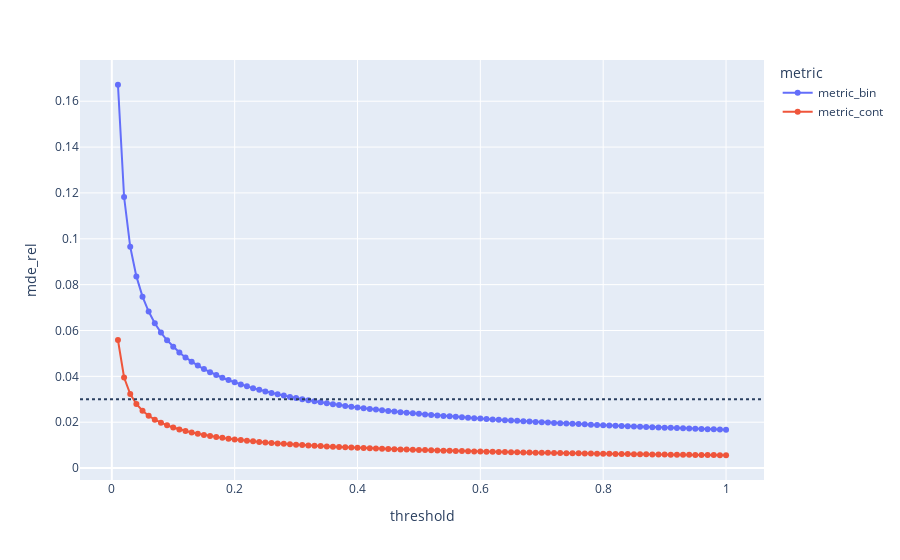

Notebook cell for this chart:
### Code cell
evaluator.summary_plot(target_mde=0.03)
